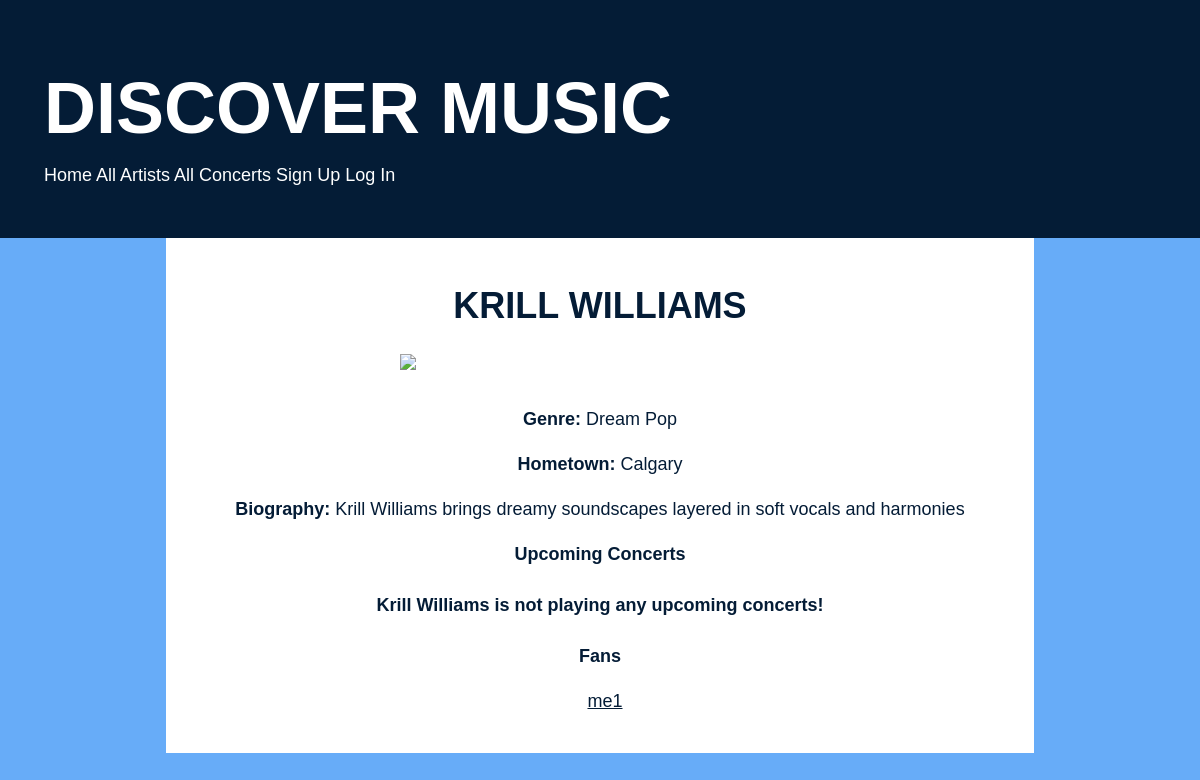
/artist/2, run on an earlier commit of the app's database.
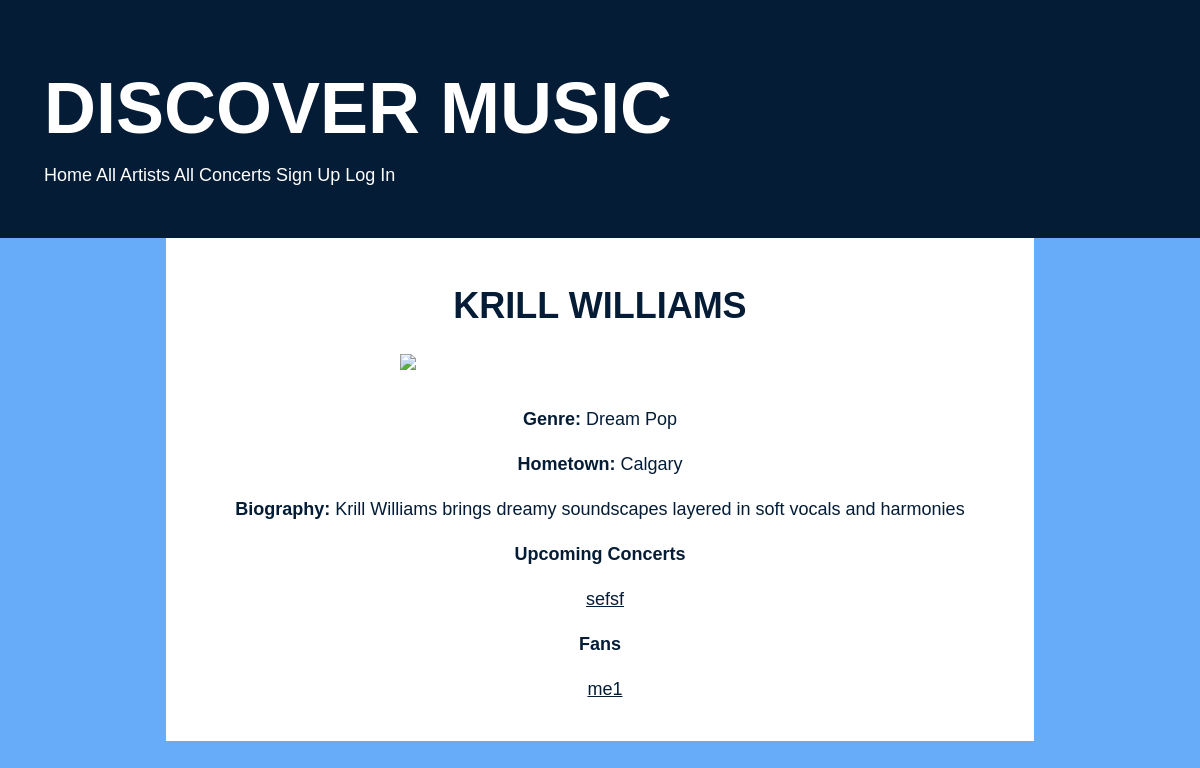
And on a later commit of the database.
### concert_app/models.py (models this page shows, shortened)
class Artist(db.Model):
    id = db.Column(db.Integer, primary_key=True)
    name = db.Column(db.String(80), nullable=False)
    hometown = db.Column(db.String(80), nullable=False)
    image = db.Column(URLType)
    genre = db.Column(db.String(80), nullable=False)
    biography = db.Column(db.String(250), nullable=False)
    upcoming_concerts = db.relationship('Concert', back_populates='artist_playing')
    fans = db.relationship(
        'User', secondary='user_artist', back_populates='favourites')

class User(UserMixin, db.Model):
    id = db.Column(db.Integer, primary_key=True)
    username = db.Column(db.String(80), nullable=False, unique=True)
    password = db.Column(db.String(80), nullable=False)
    attending = db.relationship(
        'Concert', secondary='user_concert', back_populates='guests_attending')
    favourites = db.relationship(
        'Artist', secondary='user_artist', back_populates='fans')

class Concert(db.Model):
    id = db.Column(db.Integer, primary_key=True)
    image = db.Column(URLType)
    name = db.Column(db.String(80), nullable=False)
    price = db.Column(db.Float(precision=2), nullable=False)
    venue = db.Column(db.String(80), nullable=False)
    address = db.Column(db.String(80), nullable=False)
    date = db.Column(db.Date)
    artist_id = db.Column(
        db.Integer, db.ForeignKey('artist.id'), nullable=False)
    artist_playing = db.relationship('Artist', back_populates='upcoming_concerts')
    guests_attending = db.relationship(
        'User', secondary='user_concert', back_populates='attending')

### concert_app/main/routes.py (the view)
@main.route('/artist/<artist_id>', methods=['GET', 'POST'])
def artist_detail(artist_id):
    artist = Artist.query.get(artist_id)
    return render_template('artist_detail.html', artist=artist)

### concert_app/templates/artist_detail.html (shortened to what this page needs)
{% extends 'base.html' %}
{% block content %}
<h2>{{ artist.name }}</h2>
<div class="details">
    <p><img src="{{ artist.image }}" width="400px"></p>
    <p><strong>Genre:</strong> {{ artist.genre }}</p>
    <p><strong>Hometown:</strong> {{ artist.hometown }}</p>
    <p><strong>Biography:</strong> {{ artist.biography }}</p>
<p><strong>Upcoming Concerts</p>
{% if artist.upcoming_concerts %}
<ul>
    {% for concert in artist.upcoming_concerts %}
    <li><a href="/concert/{{ concert.id }}">{{ concert.name }}</a></li>
    {% endfor %}
</ul>
{% else %}
<h4>{{ artist.name }} is not playing any upcoming concerts! </h4>
{% endif%}
<p><strong>Fans</p>
{% if artist.fans %}
<ul>
    {% for fan in artist.fans %}
    <li><a href="/profile/{{ fan.id }}">{{ fan.username }}</a></li>
    {% endfor %}
</ul>
{% else %}
<h4>{{ artist.name }} does not have any fans! </h4>
{% endif%}
</div>
{% endblock %}

What changed in the data, as far as the page shows it:
shown differently, row unchanged: Artist "KRILL WILLIAMS": name "Krill Williams" → (not shown)
added Concert: name "sefsf"
Also different on the page:
text no longer shown: "is not playing any upcoming concerts!"
